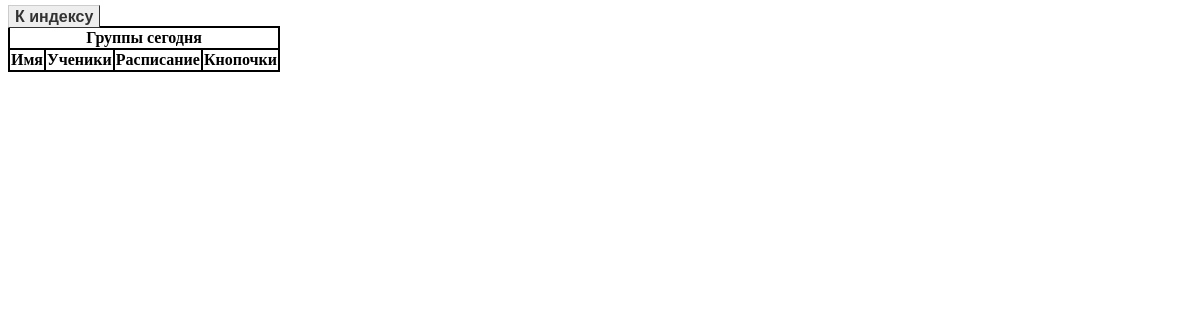
The page /CRM/dashboard on the database as committed earlier.
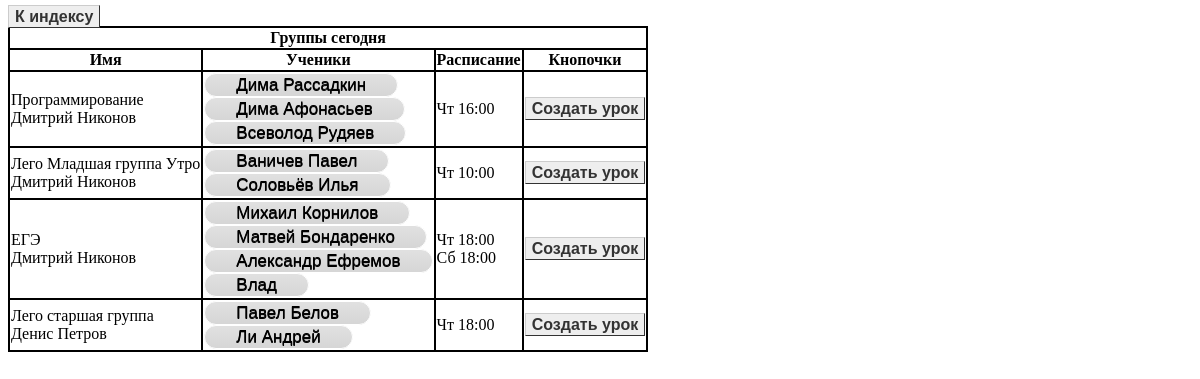
The same page on the database as committed later.
### CRM/models.py (models this page shows, shortened)
class Teacher(models.Model):
    name = models.CharField(max_length=200)
    dept = models.FloatField(default=0)
    def __str__(self):
        return f"{self.name}"

class Group(models.Model):
    name = models.CharField(max_length=200)
    clients = models.ManyToManyField(Client)
    schedule = models.CharField(max_length=200)
    teacher = models.ForeignKey(Teacher,on_delete=models.PROTECT,default=getDefaultTeacher)

class Client(models.Model):
    name = models.CharField(max_length=200)
    money = models.FloatField(default=0)
    active = models.BooleanField(default=True)

### CRM/views.py (the view)
# urls.py: path('CRM/dashboard',views.CRM_dashboard,name = 'dashboard'),
def CRM_dashboard(request):
    groups = Group.objects.all()
    groups = [g for g in groups if checkTime(g.schedule)]
    active_groups = [{
        'pk':g.pk,
        'teacher':g.teacher,
        'name':g.name,
        'clients':g.clients.all,
        'schedule':convertSchedule(g.schedule)
    } for g in groups]
    template = loader.get_template('crm/simpleDashboard.html')
    context = {
        'groups' : active_groups,
    }
    return HttpResponse(template.render(context, request))

### CRM/views.py (called while the page is built)
def convertSchedule(schedule:str)->list:
    schedule = json.loads(schedule.replace("\'", "\""))
    r = []
    for day,time in schedule.items():
        r.append(DAYS[int(day)]+" "+time)
    return r

def checkTime(schedule)->str:
    schedule = json.loads(schedule.replace("\'", "\""))
    today = str(datetime.today().weekday())
    if today in schedule:
        return schedule[today]
    else:
        return False

### CRM/templates/crm/simpleDashboard.html (shortened to what this page needs)
<!DOCTYPE html>
<html>
    <head>
        {% load static %}
        <link rel="stylesheet" type="text/css" href="{% static 'crm/simpleStyle.css' %}">
    </head>
    <body>
        <a class = "button" href = {%url 'index' %}>К индексу</a>
        <table>
            <tr>
                <th colspan = "4">Группы сегодня</th>
            </tr>
            <tr>
                <th>Имя</th>
                <th>Ученики</th>
                <th>Расписание</th>
                <th>Кнопочки</th>
            </tr>
            {%for group in groups%}
            <tr>
                <td>{{group.name}}<br>{{group.teacher}}</td>
                <td>
                    {%for s in group.clients.all%}
                        <a class = "clientTag" href = {% url 'client_card' s.pk %}>{{s.name}}<a><br>
                    {%endfor%}
                </td>
                <td>
                    {% for s in group.schedule %}
                        {{s}}<br>
                    {%endfor%}
                </td>
                <td>
                    <a class = "button" href = {%url 'addLessonFromGroup' group.pk %}>Создать урок</a>
                </td>
            </tr>
            {%endfor%}
        </table>
    </body>
</html>

Rows that differ between the two databases and show on the page:
now on this page (row unchanged): Teacher: name "Программирование", teacher "Дмитрий Никонов", schedule "Чт 16:00" "Чт 10:00" "Чт 18:00" "Сб 18:00", name "Лего Младшая группа Утро", name "ЕГЭ"
now on this page (row edited): Client: name "Дима Рассадкин", shown under "Программирование"
now on this page (row edited): Client: name "Дима Афонасьев", shown under "Программирование"
now on this page (row edited): Client: name "Всеволод Рудяев", shown under "Программирование"
now on this page (row unchanged): Client: name "Ваничев Павел", shown under "Лего Младшая группа Утро"
now on this page (row unchanged): Client: name "Соловьёв Илья", shown under "Лего Младшая группа Утро"
now on this page (row edited): Client: name "Михаил Корнилов", shown under "ЕГЭ"
now on this page (row edited): Client: name "Матвей Бондаренко", shown under "ЕГЭ"
now on this page (row edited): Client: name "Александр Ефремов", shown under "ЕГЭ"
now on this page (row edited): Client: name "Влад", shown under "ЕГЭ"
added Teacher: name "Лего старшая группа", teacher "Денис Петров", schedule "Чт 18:00"
now on this page (row edited): Client: name "Павел Белов", shown under "Лего старшая группа"
now on this page (row edited): Client: name "Ли Андрей", shown under "Лего старшая группа"
